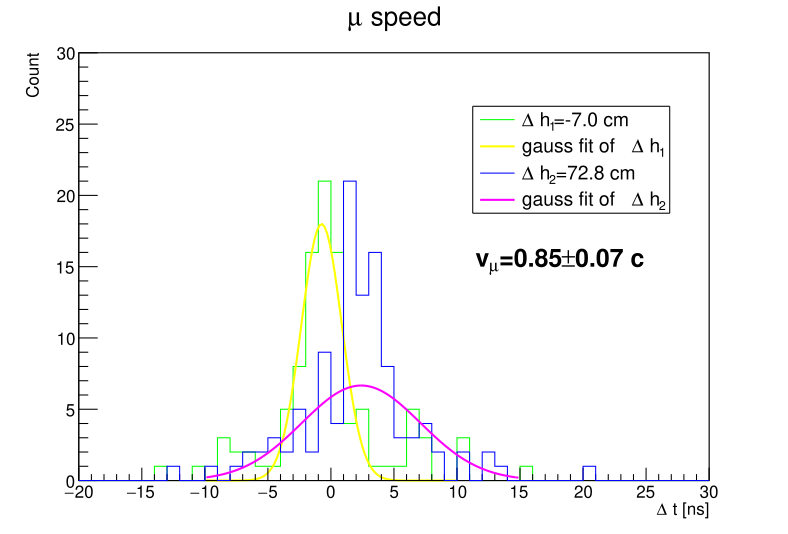

The Python source for this figure:
import numpy as np
import pandas as pd
import ROOT as rt

thd=-4e-1 
def FindTime(FilePath,CHName):
    # Read data
    wave=pd.read_csv(FilePath)
    t = wave['Time(s)'].values
    ch = wave[CHName].values
    iter=0
    if ch[0]<thd:
        return 2
    else:
        while(ch[iter]>thd):
            iter+=1
        if iter<900:
            return t[iter]
        else : 
            return 2

h1=rt.TH1F("h1","h1",50,-20,30)
for i in range(0,101):
    FilePath="../../ExperimentData/muspeed/muspeed/muspeed"+str(i)+".csv"
    t1=FindTime(FilePath,"CH1V")
    t2=FindTime(FilePath,"CH2V")
    if (t1<1)&(t2<1):
        deltat=(t1-t2)*1e9
        # print(deltat)
        h1.Fill(deltat)

h2=rt.TH1F("h2","h2",50,-20,30)
for i in range(0,109):
    FilePath="../../ExperimentData/muspeed/muspeed/musspeed"+str(i)+".csv"
    t1=FindTime(FilePath,"CH1V")
    t2=FindTime(FilePath,"CH2V")
    if (t1<1)&(t2<1):
        deltat=(t1-t2)*1e9
        h2.Fill(deltat)
    
c1=rt.TCanvas()
h1.SetXTitle("#Delta t [ns]")
h1.SetYTitle("Count")
h1.SetTitle("#mu speed")
h1.SetLineColor(3)
h2.SetLineColor(4)
h1.SetAxisRange(0,30,"Y")
h1.Draw()
h2.Draw("SAME")

f1=rt.TF1("f1","gaus[x]",-10,10)
f1.SetParameter(0,15)
f1.SetParameter(1,0)
f1.SetParameter(2,1)

f2=rt.TF1("f2","gaus[x]",-10,10)
f2.SetParameter(0,15)
f2.SetParameter(1,3)
f2.SetParameter(2,1)

f1.SetLineColor(5)
f2.SetLineColor(6)

h1.Fit(f1,"","",-10,10)
h2.Fit(f2,"","",-10,15)
lg=rt.TLegend(0.6,0.6,0.85,0.8)
lg.AddEntry(h1,"#Delta h_{1}=-7.0 cm","l")
lg.AddEntry(f1,"gauss fit of #Delta h_{1}","l")
lg.AddEntry(h2,"#Delta h_{2}=72.8 cm","l")
lg.AddEntry(f2,"gauss fit of #Delta h_{2}","l")

lg.Draw("SAME")
print(f1.GetParameter(1),f2.GetParameter(1))
speed=-0.798/(f1.GetParameter(1)-f2.GetParameter(1))*1e9/3e8
error=-speed*(np.sqrt(f1.GetParError(1)**2+f1.GetParError(1)**2)/(f1.GetParameter(1)-f2.GetParameter(1)))
rt.gStyle.SetOptStat(0)
tex = rt.TLatex(11.5,15,"v_{#mu}="+f"{speed:.2f}"+"#pm"+f"{error:.2f}"+" c")
tex.SetTextSize(0.05)
tex.SetLineWidth(1)
tex.Draw()
c1.SaveAs("muspeed.pdf")
